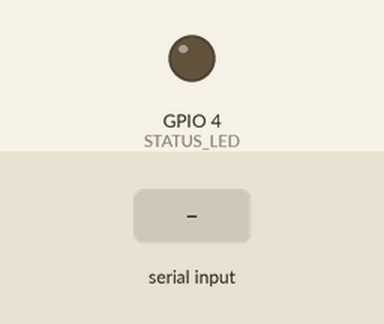
A sketch run on a simulated ESP32. Parts: output pins drawn as LEDs (lit = HIGH). Inputs (shaded band) come from the test bench. No radio packets arrive unless stated; nothing arrives over Bluetooth unless stated; what the sketch prints to the serial monitor is not drawn.

Above: at 2.3 s.
2.4 s: "ACK\n" received over Serial
At 3.6 s:
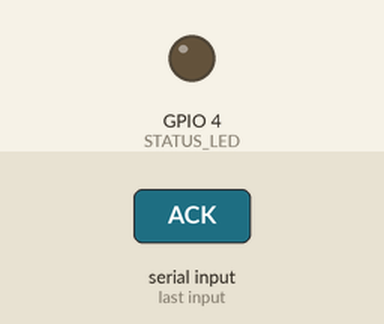
3.9 s: "ACK\n" received over the second serial link
At 5.0 s:
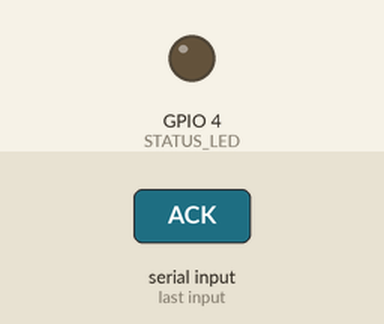
5.4 s: "1\n" received over Serial
At 6.1 s:
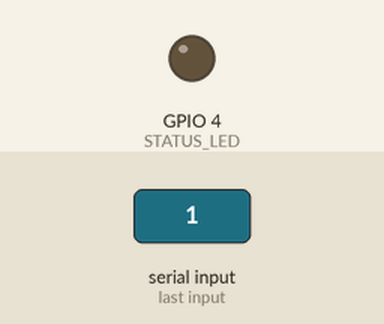
8.4 s: "1\n" received over the second serial link
At 9.6 s:
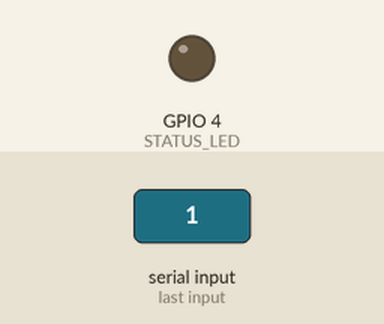
Timing chart, 0 to 10.9 s (numbered marks = the images above; inputs shaded):
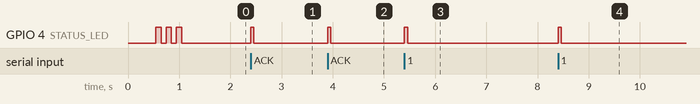

Measured:
- after the input at 2.4 s, GPIO 4 (STATUS_LED): LOW → HIGH at once, → LOW 0.06 s later
- after the input at 3.9 s, GPIO 4 (STATUS_LED): LOW → HIGH at once, → LOW 0.06 s later
- after the input at 5.4 s, GPIO 4 (STATUS_LED): LOW → HIGH at once, → LOW 0.06 s later
- after the input at 8.4 s, GPIO 4 (STATUS_LED): LOW → HIGH at once, → LOW 0.06 s later

The sketch:

esp32_bluetooth_lora_tx.ino
```cpp
/**
 * ============================================================================
 * SHEcurity — ESP32 #1 Bluetooth-to-LoRa Transmitter (Carried with User/Phone)
 * ============================================================================
 * Hardware:
 *   - ESP32 NodeMCU / DevKit V1
 *   - SX1278 (Ra-02 433MHz) LoRa SPI Module
 *
 * Pinout Connections (ESP32 to SX1278 Ra-02):
 *   - NSS  / CS  -> GPIO 5
 *   - RST / RESET-> GPIO 14
 *   - DIO0 / IRQ -> GPIO 2
 *   - SCK        -> GPIO 18
 *   - MISO       -> GPIO 19
 *   - MOSI       -> GPIO 23
 *   - VCC        -> 3.3V ONLY
 *   - GND        -> GND
 *
 * Baud Rate: 115200 bps
 * Bluetooth Name: SHECURITY_LORA_BRIDGE
 * ============================================================================
 */

#include <SPI.h>
#include <LoRa.h>
#include "BluetoothSerial.h"

// Check for Bluetooth Classic support
#if !defined(CONFIG_BT_ENABLED) || !defined(CONFIG_BLUEDROID_ENABLED)
#error "Bluetooth is not enabled! Please select 'ESP32 Dev Module' under Tools > Board > esp32."
#endif

#define LORA_SS    5
#define LORA_RST   14
#define LORA_DIO0  2
#define LORA_BAND  433000000L // 433.00 MHz ISM Band

#if defined(LED_BUILTIN) && (LED_BUILTIN != LORA_DIO0)
  #define STATUS_LED LED_BUILTIN
#else
  #define STATUS_LED 4
#endif

BluetoothSerial SerialBT;
const char* BT_DEVICE_NAME = "SHECURITY_LORA_BRIDGE";

bool btClientConnected = false;
unsigned long lastPacketSentTime = 0;
unsigned long lastHeartbeat = 0;
int beaconCount = 0;

void btCallback(esp_spp_cb_event_t event, esp_spp_cb_param_t *param) {
  if (event == ESP_SPP_SRV_OPEN_EVT) {
    btClientConnected = true;
    Serial.println("[ESP32-Tx] 📱 >>> PHONE CONNECTED via Bluetooth SPP! <<<");
    blinkLed(5, 40);
  }
  if (event == ESP_SPP_CLOSE_EVT) {
    btClientConnected = false;
    Serial.println("[ESP32-Tx] ⚠️ >>> PHONE DISCONNECTED from Bluetooth <<<");
  }
}

void setup() {
  Serial.begin(115200);
  delay(500);

  pinMode(STATUS_LED, OUTPUT);
  digitalWrite(STATUS_LED, LOW);

  Serial.println("\n[ESP32-Tx] =========================================");
  Serial.println("[ESP32-Tx] Booting SHEcurity Bluetooth-to-LoRa Bridge");
  Serial.println("[ESP32-Tx] =========================================");

  // 1. Initialize LoRa
  LoRa.setPins(LORA_SS, LORA_RST, LORA_DIO0);
  if (!LoRa.begin(LORA_BAND)) {
    Serial.println("[ESP32-Tx] ❌ ERROR: LoRa init failed! Halting.");
    while (1) {
      digitalWrite(STATUS_LED, HIGH);
      delay(300);
      digitalWrite(STATUS_LED, LOW);
      delay(300);
    }
  }

  // ── Optimized High-Power Fast-Response Radio Parameters ──
  LoRa.setTxPower(20);              // 20 dBm = 100 mW (PA_BOOST boosted by 100 µF capacitor)
  LoRa.setSpreadingFactor(7);       // SF7: Instant 35ms packet airtime
  LoRa.setSignalBandwidth(125E3);   // 125 kHz: Rock-solid lock, zero crystal drift
  LoRa.setCodingRate4(5);           // CR 4/5: Fast Forward Error Correction
  LoRa.setSyncWord(0x12);           // Standard sync word
  LoRa.enableCrc();

  Serial.println("[ESP32-Tx] ✅ LoRa initialized at 433.00 MHz (SF7, BW125k, CR4/5, 20dBm)");
  Serial.println("[ESP32-Tx] ⚡ Mode: Lightning Fast (35ms airtime) + 100mW RF Boost");

  // 2. Initialize Bluetooth Serial for Android Phone Bridge
  SerialBT.register_callback(btCallback);
  if (!SerialBT.begin(BT_DEVICE_NAME)) {
    Serial.println("[ESP32-Tx] ❌ ERROR: Bluetooth Serial init failed!");
  } else {
    Serial.printf("[ESP32-Tx] ✅ Bluetooth SPP Active. Device: %s\n", BT_DEVICE_NAME);
  }

  Serial.println("[ESP32-Tx] Ready! Listening for Phone Bluetooth packets...");
  blinkLed(3, 100);
}

void loop() {
  // Print status heartbeat every 8 seconds
  if (millis() - lastHeartbeat > 8000) {
    lastHeartbeat = millis();
    if (btClientConnected) {
      Serial.println("[HEARTBEAT] 📱 Phone connected. Live link active.");
    } else {
      Serial.println("[HEARTBEAT] ⏳ Waiting for Phone Bluetooth. (Auto-beacon active)");
    }
  }

  // 1. Check if packet received from Android Phone over Bluetooth (HIGHEST PRIORITY)
  while (SerialBT.available()) {
    String packetFromPhone = SerialBT.readStringUntil('\n');
    packetFromPhone.trim();

    if (packetFromPhone.length() > 0) {
      Serial.println("[BT Rx from Phone]: " + packetFromPhone);
      broadcastPacket(packetFromPhone, true);
    }
  }

  // 2. Allow USB Serial testing from Arduino IDE Serial Monitor
  if (Serial.available()) {
    String consoleInput = Serial.readStringUntil('\n');
    consoleInput.trim();
    if (consoleInput.length() > 0) {
      Serial.println("[Console Input]: " + consoleInput);
      broadcastPacket(consoleInput, false);
    }
  }

  // 3. Autonomous Beacon: ONLY when phone is NOT connected!
  // When phone is connected, phone sends its own real telemetry and SOS!
  if (!btClientConnected && (millis() - lastPacketSentTime > 10000)) {
    beaconCount++;
    // Valid standard telemetry format expected by website server
    String beaconPacket = "SHE|NM:Aditi_Sharma|PH:+919876543210|LT28.6139|LN77.2090|R45|HR78|BAT88|M_WALK";
    Serial.printf("[LoRa Beacon #%d]: %s\n", beaconCount, beaconPacket.c_str());
    broadcastPacket(beaconPacket, false);
  }
}

void broadcastPacket(String packet, bool replyToBt) {
  digitalWrite(STATUS_LED, HIGH);

  // Send packet over LoRa 433MHz
  LoRa.beginPacket();
  LoRa.print(packet);
  bool success = LoRa.endPacket();

  digitalWrite(STATUS_LED, LOW);

  if (success) {
    Serial.println("[LoRa Tx OK] -> Broadcasted on 433MHz!");

    // Fast 600ms ACK check (SF7 airtime is only ~35ms)
    String ack = waitForLoRaAck(600);
    if (ack.length() > 0) {
      Serial.println("[LoRa Rx ACK]: " + ack);
      if (replyToBt) {
        SerialBT.println(ack);
      }
      blinkLed(2, 40);
    } else {
      if (replyToBt) {
        SerialBT.println("ACK|STATUS:RADIO_SENT");
      }
    }
  } else {
    Serial.println("[LoRa Tx ERROR]: Transmission failed.");
  }
  lastPacketSentTime = millis();
}

String waitForLoRaAck(unsigned long timeoutMs) {
  unsigned long start = millis();
  while (millis() - start < timeoutMs) {
    // If incoming data arrives from Phone via Bluetooth, abort waiting for ACK immediately!
    if (SerialBT.available()) {
      return "";
    }
    int packetSize = LoRa.parsePacket();
    if (packetSize) {
      String ackData = "";
      while (LoRa.available()) {
        ackData += (char)LoRa.read();
      }
      ackData.trim();
      if (ackData.startsWith("ACK")) {
        return ackData;
      }
    }
    delay(5);
  }
  return "";
}

void blinkLed(int count, int delayMs) {
  for (int i = 0; i < count; i++) {
    digitalWrite(STATUS_LED, HIGH);
    delay(delayMs);
    digitalWrite(STATUS_LED, LOW);
    delay(delayMs);
  }
}
```
